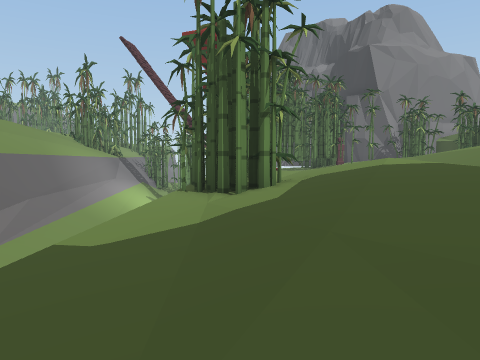
view 1 (above)

23 first-person views from a walk through a scene from a Unity 3-D project. The camera is 1.2 m above the floor, tilts 4° down and sees 70° across. The floor is counted in squares, 2 m on a side. Each view is taken from the middle of a square. On the plan, view 1 faces up. The plan holds only what a view shows up to about 10 squares ahead; the rest is blank. The place goes on beyond the plan. The player is left out. Some animated figures are not drawn. Some surface patterns are stand-ins.

view 2
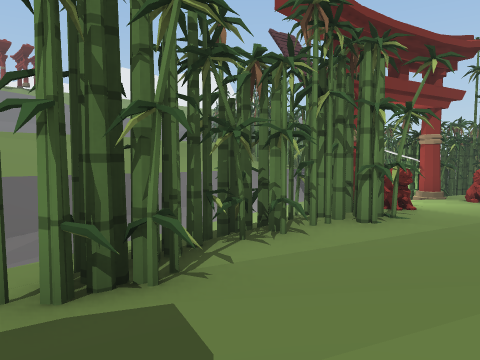

view 3
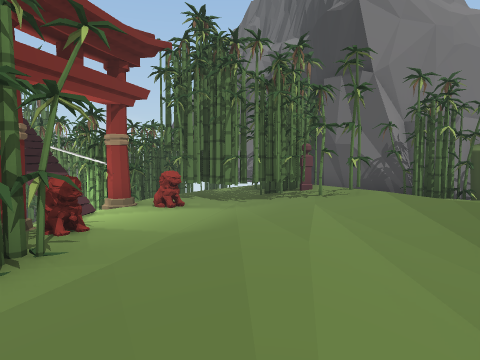

view 4
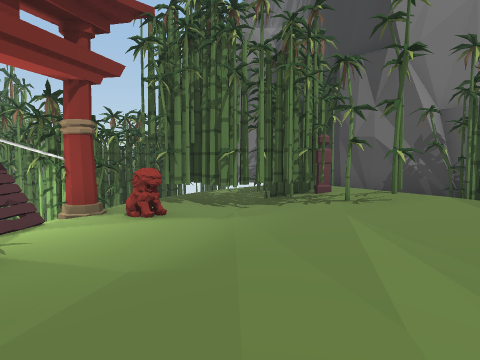

view 5
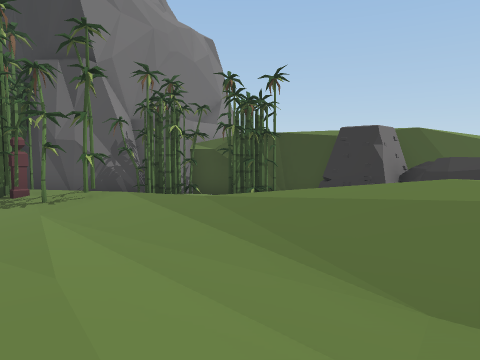

view 6
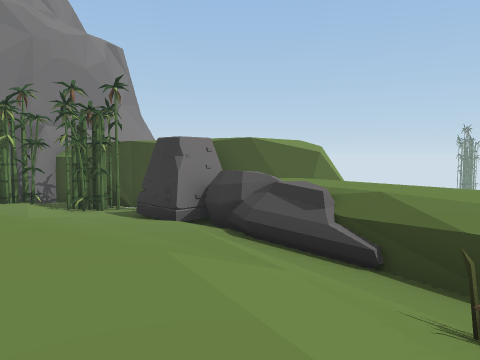

view 7
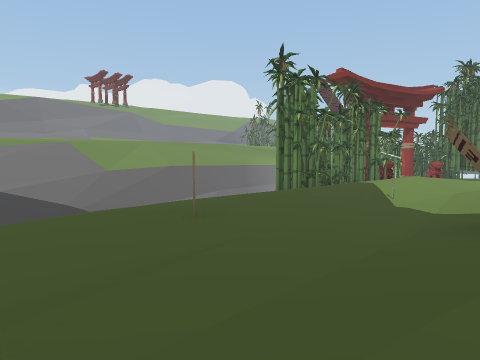

view 8
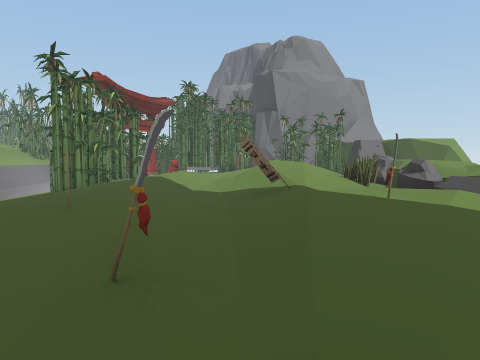

view 9
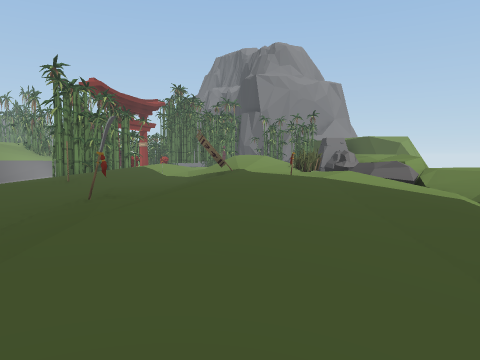

view 10
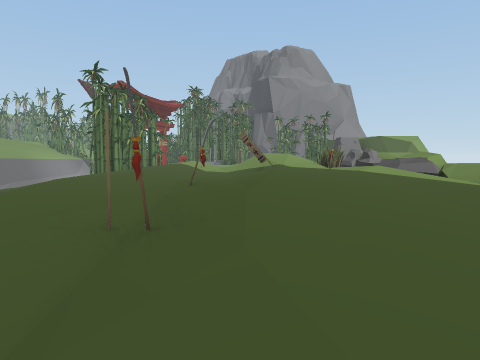

view 11
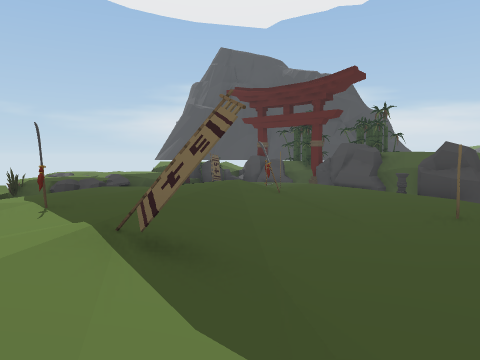

view 12
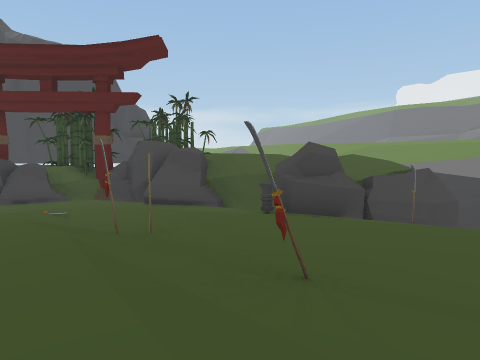

view 13
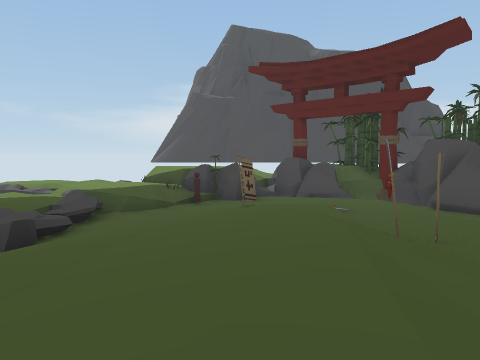

view 14
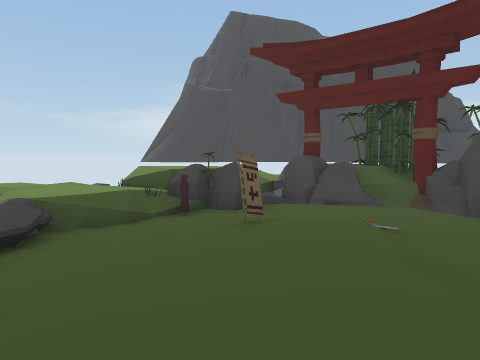

view 15
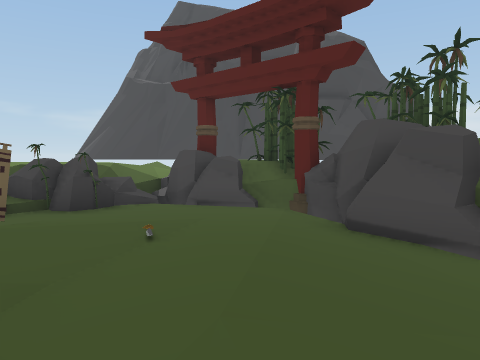

view 16
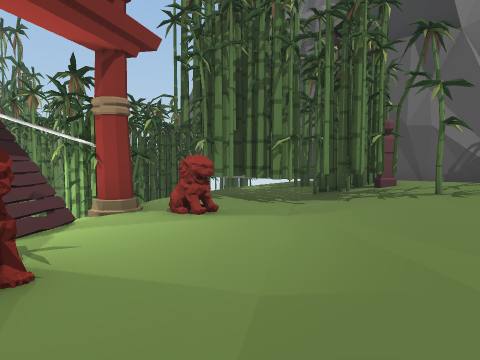

view 17
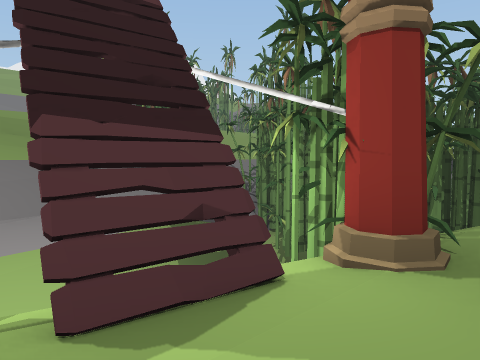

view 18
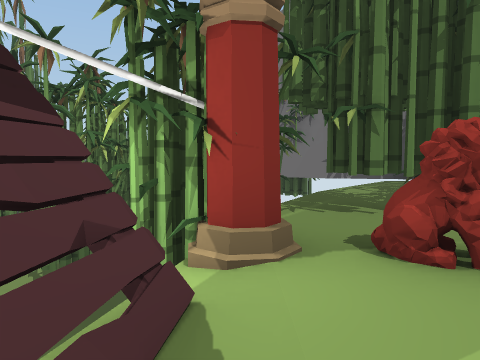

view 19
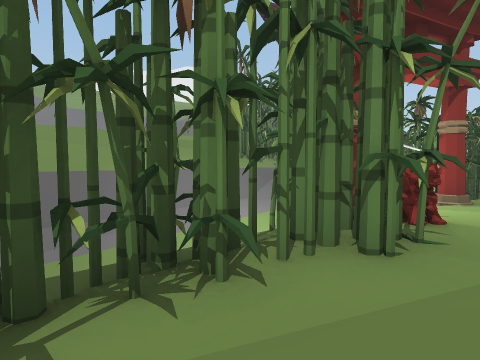

view 20
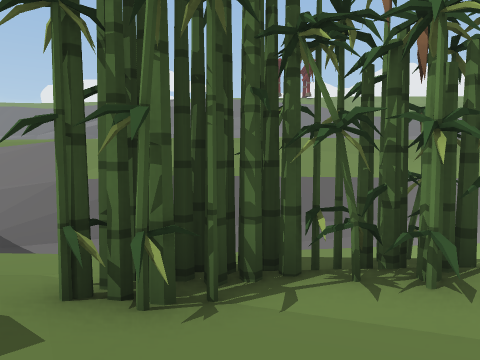

view 21
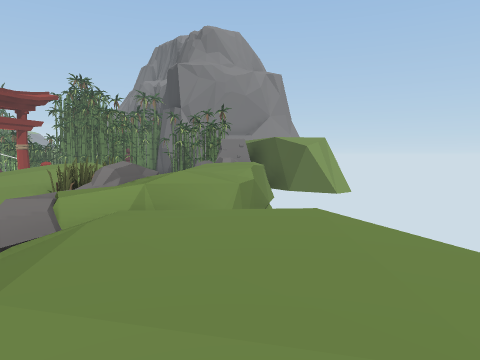

view 22
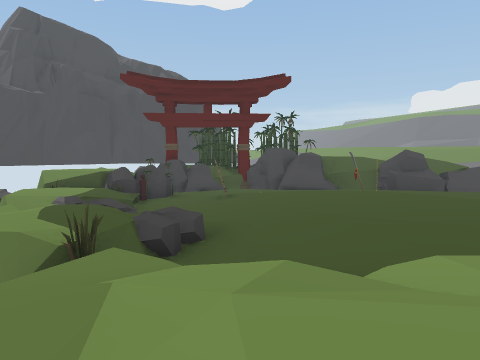

view 23
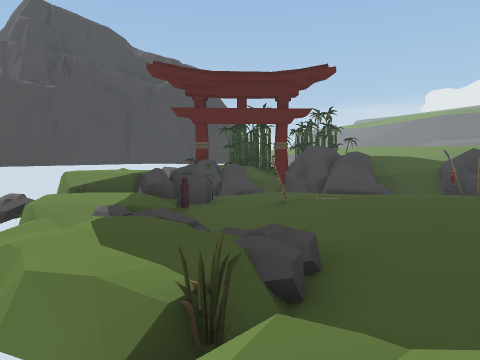

### Floor plan
Key: @ floor where view 1 was taken; # wall or solid block; . main floor; : floor 0.25 m higher than the main floor; - floor 0.25 m lower than the main floor; + floor 0.5 m higher than the main floor; _ floor 0.5 m lower than the main floor; * floor 0.75 m higher than the main floor; < floor 0.75 m lower than the main floor; % floor 1 m higher than the main floor; ( floor 1 m lower than the main floor; & floor 1.25 m higher than the main floor; / step, stairs or slope; = window, fence, low wall or low ledge; ^ raised ledge; v drop or lower ground; C cylinder; S statue; F fence; T tree; L flag; P plant; I pillar; O other object.
Columns run from 4 left of view 1 to 12 right of it. Each row starts with its distance up from view 1.
 21  OOv
 20 OOOOO   #
 19 OOOOO   #O##
 18 vOvO ## OO ##
 17 vv OO###OF  ###
 16 v  OC<<#O./ OO#
 15 v  v#S__-TT .O##
 14 v v#____.T: .OO#
 13    v___-..+.._<#
 12 v  vS--...+ ._##
 11 v  ##--...* .-##
 10 v  <##.:..% ..##
  9 v v##-.:./%/:.#
  8 v  ##-.+./&/:.=&v
  7 v  ##-:*./%%+.=&v
  6 v  <##:+:/%%/.=&v
  5 v  <_.:+.:%/O/ %
  4 v v<_.::O:%*P=%v
  3 v v<-.::.:*+:=%v
  2 v v<-.::.L*::/%v
  1 v  <-..:..+#+/**v
  0 v  <@/:#.:++:/***
 -1       :..:+::./**
 -2       ..#:+::/.+:
 -3 v vv# ...::.://:/
 -4 ###^< ...::./</.v
 -5  ###^ -..:..-==P
 -6    #I<_.-..-_=::
 -7    ##(_-_.._<=..
 -8     #/<__-L<<=..
 -9     ##<___<F=..
-10      #(<<<OT#.:
-11      ###(<##=Ov
-12       ####=%%=_..
-13          #* %#-..
-14          #   #

Where each view was taken, in squares from view 1:
view 1: 0 up, 0 right, facing up
view 2: 5 up, 3 right, facing up-left
view 3: 7 up, 3 right, facing up
view 4: 9 up, 3 right, facing up
view 5: 8 up, 3 right, facing up-right
view 6: 5 up, 6 right, facing up-right
view 7: 2 down, 6 right, facing up-left
view 8: 4 down, 5 right, facing up
view 9: 6 down, 6 right, facing up
view 10: 7 down, 5 right, facing up
view 11: 4 up, 5 right, facing down
view 12: 1 down, 6 right, facing down-left
view 13: 1 down, 6 right, facing down
view 14: 3 down, 6 right, facing down
view 15: 4 down, 3 right, facing down
view 16: 10 up, 2 right, facing up
view 17: 13 up, 1 right, facing up-left
view 18: 13 up, 0 right, facing up
view 19: 7 up, 2 right, facing up-left
view 20: 7 up, 3 right, facing left
view 21: 2 down, 11 right, facing up
view 22: 1 down, 12 right, facing down-left
view 23: 3 down, 12 right, facing down-left
